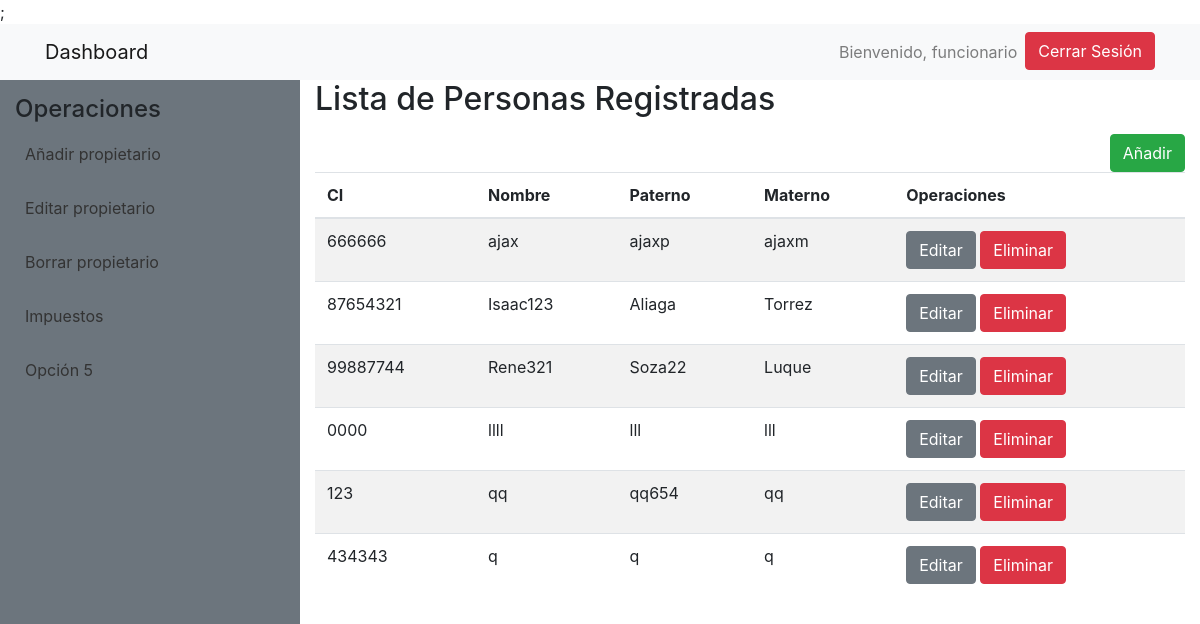
The page /2/con_fun/dash.php (signed in) on the database its author committed.
### tables this page shows
CREATE TABLE `duenio` (
  `ci` varchar(20) NOT NULL,
  `usuario` varchar(100) NOT NULL,
  `contraseña` varchar(255) NOT NULL
);

CREATE TABLE `persona` (
  `ci` varchar(20) NOT NULL,
  `nombre` varchar(100) NOT NULL,
  `paterno` varchar(100) NOT NULL,
  `materno` varchar(100) NOT NULL
);

### 2/con_fun/dash.php (the view, shortened to what this page needs)
<?php
include ("../con_bd.php");
$usuario_logueado = $_SESSION['usuario'];
$sql = "SELECT d.ci, p.nombre, p.paterno, p.materno
        FROM duenio d, persona p
        WHERE d.ci = p.ci";
$result = $conn->query($sql);
?>
<!DOCTYPE html>
<html lang="en">
<head>
    <link rel="stylesheet" href="https://maxcdn.bootstrapcdn.com/bootstrap/4.5.2/css/bootstrap.min.css">
</head>
<body>
    <nav class="navbar navbar-expand-lg navbar-light bg-light">
        <div class="container">
            <a class="navbar-brand" href="#">Dashboard</a>
            <div class="collapse navbar-collapse" id="navbarNav">
                <ul class="navbar-nav ml-auto">
                    <li class="nav-item">
                        <span class="nav-link">Bienvenido, <?php echo htmlspecialchars($usuario_logueado); ?></span>
                    </li>
                    <li class="nav-item">
                        <a class="btn btn-danger" href="../1/index.php">Cerrar Sesión</a>
                    </li>
                </ul>
            </div>
        </div>
    </nav>
    <div class="container-fluid ">
        <div class="row">
            <div class="col-md-3 sidebar">
                <h4>Operaciones</h4>
                <a href="#">Añadir propietario</a>
                <a href="#">Editar propietario</a>
                <a href="#">Borrar propietario</a>
                <a href="#">Impuestos</a>
                <a href="#">Opción 5</a>
            </div>
            <div class="col-md-9">
                <main>
                    <h2 class="mb-3">Lista de Personas Registradas</h2>
                    <a class="btn btn-success float-right" href="../con_due/agregar.php">Añadir</a>
                    <table class="table table-striped">
                        <thead>
                            <tr>
                                <th>CI</th>
                                <th>Nombre</th>
                                <th>Paterno</th>
                                <th>Materno</th>
                                <th>Operaciones</th>
                            </tr>
                        </thead>
                        <tbody>
                            <?php if ($result->num_rows > 0): ?>
                                <?php while ($row = $result->fetch_assoc()): ?>
                                    <tr>
                                        <td><?php echo $row['ci']; ?></td>
                                        <td><?php echo $row['nombre']; ?></td>
                                        <td><?php echo $row['paterno']; ?></td>
                                        <td><?php echo $row['materno']; ?></td>
                                        <td>
                                            <a class='btn btn-secondary'
                                                href='seleccionar.php?ci=<?php echo $row['ci']; ?>'>Editar</a>
                                            <a class='btn btn-danger'
                                                href='seleccionar_eliminar.php?ci=<?php echo $row['ci']; ?>'>Eliminar</a>
                                        </td>
                                    </tr>
                                <?php endwhile; ?>
                            <?php else: ?>
                                <tr>
                                    <td colspan="4" class="text-center">No hay personas registradas.</td>
                                </tr>
                            <?php endif; ?>
                        </tbody>
                    </table>
                </main>
            </div>
        </div>
    </div>
</body>
</html>

### 2/con_fun/dash.php (style rules this page uses)
.sidebar { height: 100vh; background-color: #6c757d; padding: 15px; }
.sidebar a { text-decoration: none; color: #333; display: block; padding: 10px; border-radius: 5px; margin-bottom: 10px; transition: background 0.3s; }

### rows shown on the page
duenio: ci "666666", ci.nombre "ajax", ci.paterno "ajaxp", ci.materno "ajaxm"
duenio: ci "87654321", ci.nombre "Isaac123", ci.paterno "Aliaga", ci.materno "Torrez"
duenio: ci "99887744", ci.nombre "Rene321", ci.paterno "Soza22", ci.materno "Luque"
duenio: ci "0000", ci.nombre "llll", ci.paterno "lll", ci.materno "lll"
duenio: ci "123", ci.nombre "qq", ci.paterno "qq654", ci.materno "qq"
duenio: ci "434343", ci.nombre "q", ci.paterno "q", ci.materno "q"

### other values the page prints
$usuario_logueado "funcionario"
